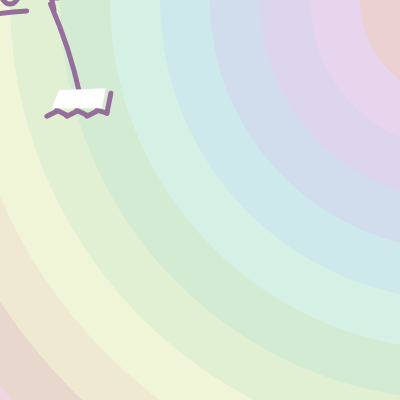
Frame 1 (no input)
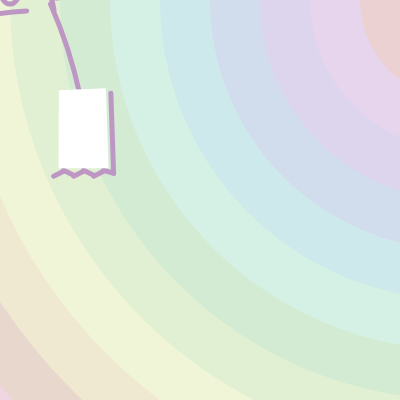
Frame 60 (no input)
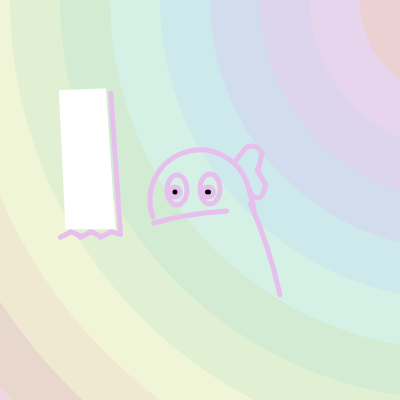
Frame 120 (the mouse pressed at the canvas centre since frame 60)

The p5.js sketch that drew these frames (run headless with seeded random() and noise() and a simulated clock; from frame 60 on, the mouse is pressed at the canvas centre):

// p5.js sketch
// ── sketch.js
/**
  int x,y: mouth right bottom coordinates
  bool bottom: if mouth reaches bottom
  int dx,dy: speed of x,y changing
  int r,g,b: dinosaur color rgb coordinates
  int c: random count how long mouth stays at top & bottom
  int mx,my: random position for mouth
*/
var x,y,bottom,dy,dx,r,g,b,mx,my; 
var palette = ['#ebd1d1','#e8d7cc','#f0e9d1','#f1f5d7','#e1f0d3','#d4ebd3','#d5f0e4','#cee9eb','#d1dded','#dcd5ed','#e6d5ed']

function setup() {
  createCanvas(400, 400);
  
  bottom = false;
  dx = random(-0.1,0.2);
  dy = random(0.5,3);
  r = random(0,100);
  g = random(0,100);
  b = random(0,100);
  c = random(0,20);
  mx = random(50,300);
  my = random(50,300);
  x = mx-4;
  y = my+20;
  
  // change sequence of color in the background
  let removed = palette.shift();
  palette.push(removed);
}

function draw() {
  //background
  background(240, 213, 226);
  myBackground();
  
  // movable dinosaur
  drawDinosaur(r,g,b);
  
  // random generate mouth
  openMouth(x,y);
  if (!bottom){
    y += dy;
    x += dx;
  } else {
    y -= dy;
    x -= dx;
  }
  reachBottom(y);
}

function myBackground(){
  /** Background Gradient */
  noStroke();
  for (let i=0;i<11;i++){
    fill(palette[i]);
    ellipse(460,0,1200-i*100,1200-i*100);
  }
}

function drawDinosaur(r,g,b){
  /** Draw the dinosaur static part */
  noFill();
  stroke(r+y/1.5,g+y/1.5,b+y/1.5);
  strokeWeight(5);
  //head
  arc(mouseX,mouseY,100,100,radians(-200),radians(-20));
  line(mouseX+47,mouseY-17,mouseX+52,mouseY);
  line(mouseX+52,mouseY,mouseX+54,mouseY+10);
  arc(mouseX-460,mouseY+190,1100,1000,radians(340),radians(350));
  //fin
  line(mouseX+34,mouseY-37,mouseX+44,mouseY-50);
  arc(mouseX+52,mouseY-44,20,20,radians(220),radians(0));
  line(mouseX+62,mouseY-46,mouseX+58,mouseY-30);
  line(mouseX+57,mouseY-30,mouseX+66,mouseY-15);
  arc(mouseX+57,mouseY-18,17,32,radians(10),radians(140));
  //eyes
  ellipse(mouseX-23,mouseY-10,20,30);
  ellipse(mouseX+10,mouseY-11,20,30);
  fill(0);
  ellipse(mouseX-25,mouseY-8,10,10);
  ellipse(mouseX+8,mouseY-8,11,10);
  //mouth top
  noFill();
  stroke(0);
  stroke(r+y/1.5,g+y/1.5,b+y/1.5);
  arc(mouseX+55,mouseY+60,300,100,radians(200),radians(240));
}

function openMouth(x,y){
  /** Call all mouth parts */
  line(mx,my,x,y);
  mouthBottom(x,y);
  mouthFill(x,y)
}

function mouthBottom(x,y){
  /** Mouth line part */
  line(x-60,y+3,x-50,y-2);
  line(x-50,y-3,x-40,y+2);
  line(x-40,y+3,x-30,y-2);
  line(x-30,y-3,x-20,y+2);
  line(x-20,y+3,x-10,y-2);
  line(x-10,y-3,x,y);
}
 
function mouthFill(x,y){
  /** Mouth fill part */
  noStroke();
  fill(256);
  beginShape();
  vertex(mx-52,my-3);
  vertex(mx-5,my-5);
  vertex(x-5,y-5);
  vertex(x-55,y-5);
  endShape();
}

function reachBottom(y){
  /** Check if mouth is open to the bottom, if yes re-setup*/
  if (y > my+150){
    bottom = true;
  } else if (y < my){
    bottom = false;
    setup();
  }
}
